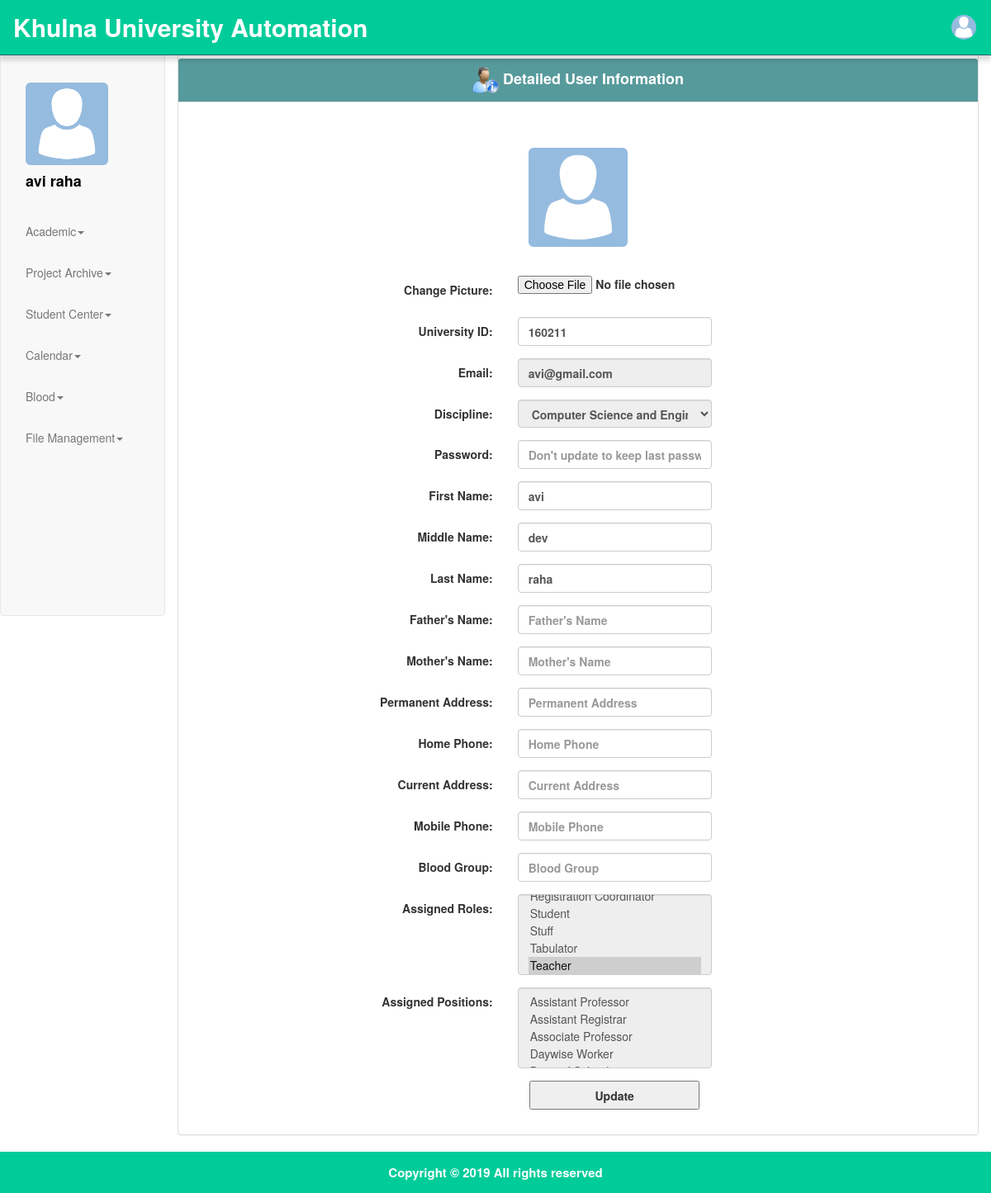
The app's page /user_details.php (signed in) with its own data.
### tables this page shows
CREATE TABLE IF NOT EXISTS `ums_user` (
  `ID` varchar(40) NOT NULL,
  `UniversityID` varchar(20) NOT NULL,
  `Email` varchar(50) NOT NULL,
  `Password` varchar(255) NOT NULL,
  `FirstName` varchar(50) DEFAULT NULL,
  `MiddleName` varchar(50) DEFAULT NULL,
  `LastName` varchar(50) DEFAULT NULL,
  `DisciplineID` varchar(40) DEFAULT NULL,
  `Status` varchar(20) DEFAULT NULL,
  `IsLogged` varchar(10) DEFAULT NULL,
  `IsArchived` varchar(10) DEFAULT NULL,
  `IsDeleted` varchar(10) DEFAULT NULL,
  PRIMARY KEY (`ID`),
  UNIQUE KEY `Email` (`Email`),
  UNIQUE KEY `UniversityID` (`UniversityID`)
);

CREATE TABLE IF NOT EXISTS `ums_role` (
  `ID` varchar(40) NOT NULL,
  `Name` varchar(50) NOT NULL,
  PRIMARY KEY (`ID`)
);

### modules/user/ui/view.user_details.inc (the view, shortened to what the rows shown need)
<?php
include_once COMMON.'class.common.inc';
include_once 'blade/view.user_details.blade.inc';
?>
<div class="panel panel-default" style="padding-top: 50px">
    <div class="panel-heading myHeading" style="background-color: rgba(0,102,106,0.66); color: white">
        <strong><img src="./resources/img/userInfo.png" alt="Icon" class="myImg">&nbsp;Detailed User Information</div>
    <div class="panel-body">
	<div id="form">
		<form method="post" class="form-horizontal" enctype="multipart/form-data">
            <div class="form-group">
                <div class="col-md-7">
                </div>
            </div>
            <div class="form-group">
                <div class="col-sm-6 col-sm-offset-3">
                    <img id="preview" src="<?php
                    if (!empty($userDetails->getImage())){
                        echo $userDetails->getImage();
                    }else{
                        echo './resources/img/avatar.png';
                    }
                    ?>" alt="Avatar" height="120px" width="120px" class="img-rounded">
                </div>
            </div>
            <br>
                <div class="form-group">
                <label class="control-label col-sm-4" for="profilePic">Change Picture:</label>
                <div class="col-sm-6">
                    <input type="file" name="image" id="image" onchange="previewImage(this);">
                </div>
            </div>
			<div class="form-group">
              	<label class="control-label col-sm-4" for="txtUniversityID">University ID:</label>
              	<div class="col-sm-6">
              	<input type="text" name="txtUniversityID" class="form-control" placeholder="University Identity" value="<?php echo $userPositions->getUniversityID(); ?>" required/>
			  	</div>
			</div>
			<div class="form-group">
              	<label class="control-label col-sm-4" for="txtEmail">Email:</label>
              	<div class="col-sm-6">
			  	<input type="email" name="txtEmail" class="form-control" placeholder="Email Address" value="<?php echo $userPositions->getEmail(); ?>" readonly/>
			  	</div>
			</div>
			<div class="form-group">
              	<label class="control-label col-sm-4" for="selectDiscipline">Discipline:</label>
              	<div class="col-sm-6">
							<?php
							$Result = $_DisciplineBAO->getAllDisciplines();
							if ($Result->getIsSuccess())
								$DisciplineList = $Result->getResultObject();
							?>
							<select name="selectDiscipline" class="form-control" readonly>
								<?php
								for ($i = 0; $i<sizeof($DisciplineList); $i++){
									$Discipline = $DisciplineList[$i];
									?>
									<?php
										if ($userPositions->getDiscipline()->getID() == $Discipline->getID() ){
											?>
											<option selected value = "<?php echo $Discipline->getID();?>" > <?php echo $Discipline->getName();?>
											</option>
											<?php
										}
										else {
											?>
											<option value="<?php echo $Discipline->getID();?>" > <?php echo $Discipline->getName(); ?>
											</option>
											<?php
										}
								}
								?>
							</select>
				</div>
			</div>
			<div class="form-group">
              	<label class="control-label col-sm-4" for="txtPassword">Password:</label>
              	<div class="col-sm-6">
				<input type="password" name="txtPassword" class="form-control" placeholder="Don't update to keep last password"/>
				</div>
			</div>
			<div class="form-group">
              	<label class="control-label col-sm-4" for="txtFirstName">First Name:</label>
              	<div class="col-sm-6">
				<input type="text" name="txtFirstName" class="form-control" placeholder="First Name" value="<?php echo $userPositions->getFirstName(); ?>" required/>
				</div>
			</div>
			<div class="form-group">
              	<label class="control-label col-sm-4" for="txtMiddleName">Middle Name:</label>
              	<div class="col-sm-6">
				<input type="text" name="txtMiddleName" class="form-control" placeholder="Middle Name"
				value="<?php
					 echo $userPositions->getMiddleName();  ?>"
				/>
				</div>
			</div>
			<div class="form-group">
              	<label class="control-label col-sm-4" for="txtLastName">Last Name:</label>
              	<div class="col-sm-6">
				<input type="text" name="txtLastName" class="form-control" placeholder="Last Name" value="<?php echo $userPositions->getLastName(); ?>" required/>
				</div>
			</div>
			<div class="form-group">
              	<label class="control-label col-sm-4" for="txtFatherName">Father's Name:</label>
              	<div class="col-sm-6">
				<input type="text" name="txtFatherName" class="form-control" placeholder="Father's Name" value="<?php echo $userDetails->getFatherName(); ?>" required/>
				</div>
			</div>
			<div class="form-group">
              	<label class="control-label col-sm-4" for="txtMotherName">Mother's Name:</label>
              	<div class="col-sm-6">
				<input type="text" name="txtMotherName" class="form-control" placeholder="Mother's Name" value="<?php echo $userDetails->getMotherName(); ?>" required/>
				</div>
			</div>
			<div class="form-group">
              	<label class="control-label col-sm-4" for="txtPermanentAddress">Permanent Address:</label>
              	<div class="col-sm-6">
				<input type="text" name="txtPermanentAddress" class="form-control" placeholder="Permanent Address" value="<?php echo $userDetails->getPermanentAddress(); ?>" required/>
				</div>
			</div>
			<div class="form-group">
              	<label class="control-label col-sm-4" for="txtHomePhone">Home Phone:</label>
              	<div class="col-sm-6">
				<input type="text" name="txtHomePhone" class="form-control" placeholder="Home Phone" value="<?php echo $userDetails->getHomePhone(); ?>" required/>
				</div>
			</div>
			<div class="form-group">
              	<label class="control-label col-sm-4" for="txtCurrentAddress">Current Address:</label>
              	<div class="col-sm-6">
				<input type="text" name="txtCurrentAddress" class="form-control" placeholder="Current Address" value="<?php echo $userDetails->getCurrentAddress(); ?>" required/>
				</div>
			</div>
			<div class="form-group">
              	<label class="control-label col-sm-4" for="txtMobilePhone">Mobile Phone:</label>
              	<div class="col-sm-6">
				<input type="text" name="txtMobilePhone" class="form-control" placeholder="Mobile Phone" value="<?php echo $userDetails->getMobilePhone(); ?>" required/>
				</div>
			</div>
			<div class="form-group">
              	<label class="control-label col-sm-4" for="txtBloodGroup">Blood Group:</label>
              	<div class="col-sm-6">
				<input type="text" name="txtBloodGroup" class="form-control" placeholder="Blood Group" value="<?php echo $userDetails->getBlood(); ?>" required/>
				</div>
			</div>
			<div class="form-group">
              	<label class="control-label col-sm-4" for="assignedRoles">Assigned Roles:</label>
              	<div class="col-sm-6">
						    <?php
						    $var = '<select name="assignedRoles[]" class="form-control" id="select-from-roles" multiple readonly>';
							$Result = $_RoleBAO->getAllRoles();
							if($Result->getIsSuccess()){
								$Roles = $Result->getResultObject();
						       for ($i=0; $i < sizeof($Roles); $i++) {
						       		$Role = $Roles[$i];
						    		$var = $var. '<option value="'.$Role->getID().'"';
						       		if(isRoleAvailable($Role,$userPositions->getRoles())) {
						          		$var = $var.' selected="selected"';
						          	}
						          	$var = $var.'>'.$Role->getName().'</option>';
								}
								$var = $var.'</select>';
							}
							echo $var;
							?>
				</div>
			</div>
			<div class="form-group">
              	<label class="control-label col-sm-4" for="assignedPositions">Assigned Positions:</label>
              	<div class="col-sm-6">
						    <?php
						    $var = '<select name="assignedPositions[]" class="form-control" id="select-from-positions" multiple readonly>';
							$Result = $_PositionBAO->getAllPositions();
							if($Result->getIsSuccess()){
								$Positions = $Result->getResultObject();
						       for ($i=0; $i < sizeof($Positions); $i++) {
						       		$Position = $Positions[$i];
						    		$var = $var. '<option value="'.$Position->getID().'"';
						          	$var = $var.'>'.$Position->getName().'</option>';
								}
								$var = $var.'</select>';
							}
							echo $var;
							?>
				</div>
			</div>
	        <div class="form-group">
              <div class="col-sm-offset-2 col-sm-10">
					<button type="submit" value="update" name="update">Update</button>
			   </div>
            </div>
		</form>
	</div>
	</div>
</div>

### records on screen
ums_user: txtUniversityID "160211", txtEmail "avi@gmail.com", txtFirstName "avi", txtMiddleName "dev", txtLastName "raha"
ums_role: Name "Student / Stuff / Tabulator / Teacher ☑"

### other values on screen
$globalUser->getFirstName() "avi"
$globalUser->getLastName() "raha"
$globalMenu[$i]->getTitle() "Academic"
$globalMenu[$i]->getTitle() "Project Archive"
$globalMenu[$i]->getTitle() "Student Center"
$globalMenu[$i]->getTitle() "Calendar"
$globalMenu[$i]->getTitle() "Blood"
$globalMenu[$i]->getTitle() "File Management"
form field selectDiscipline "Computer Science and Engineering"
